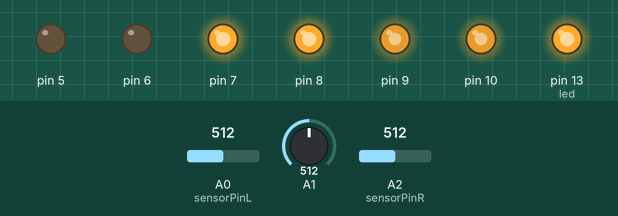
The sketch below on a simulated Arduino Leonardo, built with avr-gcc and run on an emulated ATmega32U4. Shown: output pins drawn as LEDs (lit = HIGH). Dashed ring = blinking. The inputs (shaded band) are chosen by the test bench; at power-on: A1 = 512, A2 (sensorPinR) = 512, A0 (sensorPinL) = 512.

Above: at 4.2 s.
4.3 s: A1 set to 466
5.8 s: A1 set to 435
At 6.85 s:
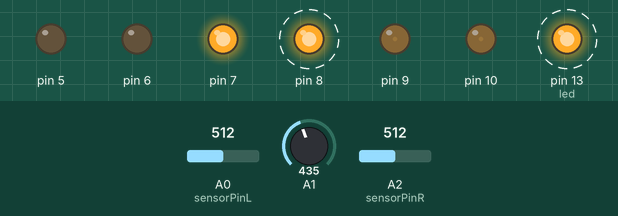
At 8.38 s:
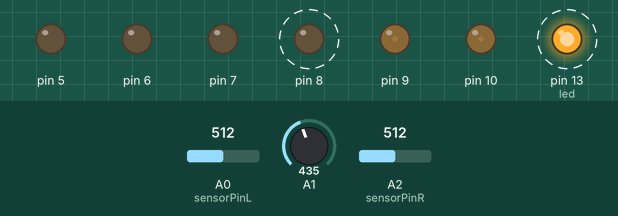
8.8 s: A2 (sensorPinR) set to 960
11.8 s: A2 (sensorPinR) set to 940
At 12.26 s:
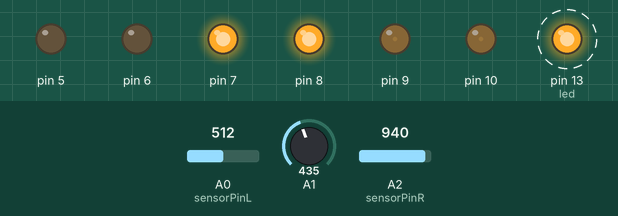
14.8 s: A2 (sensorPinR) set to 969
17.8 s: A0 (sensorPinL) set to 716
Timing chart, 0 to 21.8 s (numbered marks = the images above; inputs shaded):
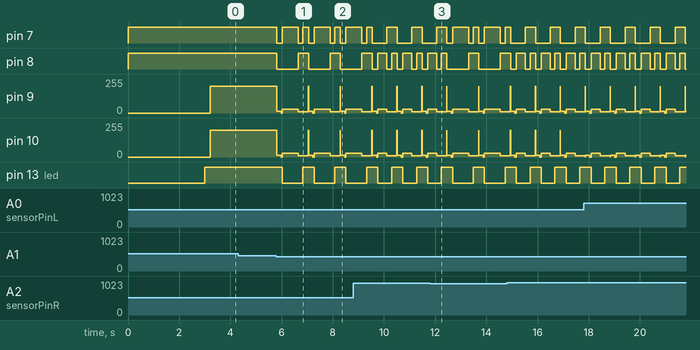

The sketch:

micromouse.ino
```cpp
/* TODO
 *
 ** Implement new sensor scheme
 * Sensors
 *  \/
 * Position control
 *  \/
 * Veocity control
 *
 ** Implement pulse sensor measurements
 ** Implement gyro turn control
 ** Actually use encoders
 ** Use a command queue?
 ** Implement D loop
 */

#define TELEMETRY 1
const uint32_t led = 13;
  // This is the pin that the LED on the board goes on
const uint32_t bMillisDelay = 100;
  // This is the delay that starting would have in order not to damage the motors.
const uint32_t stopDelay = 40;
  // This is the delay that the micromouse takes when it's stopping to make sure that the motors are working correctly
const uint32_t uDelay = 625;
  // This is the delay for taking u-turns.
const uint32_t lDelay = 325;
const uint32_t rDelay = 350;
const uint32_t stopRead = 450;// how it tells whether the wall is right in front of it or not
const uint32_t forwardSpeed = 200; // default forward speed
const uint32_t turnSpeed = 30; // default turning speed
const uint32_t turnRead = 750; // how the front sensor says a turn is done
const uint32_t turnThresholdL = 950; // how the side sensors say that something is a turn
const uint32_t turnThresholdR = 950;
const uint32_t activeBrakeTime = 170;
const uint32_t activeBrakeSpeed = 15;
const uint32_t activeTurnBrakeTime = 180;
const uint32_t activeTurnBrakeSpeed = 10;
const uint32_t sensorPinL = A0;
const uint32_t sensorPinR = A2;

unsigned long lLastMillis;  // We use this variable later on for timed backing up...
#define FORWARD 0 // Define forward so that the operator doesn't get confused about which direction the mouse is headed in.
#define BACKWARD 1 // Same with backward
#include "mctrl.h" // include the class description of the mouse
#include "encodr.h"
#include "fill.h"
enum eStates { eForward = 1, eTurnU = 2, eTurnL = 3, eTurnR = 4 }; // Enumerate the states that the upper finite-state machine can be in
void w8 (const uint32_t w8Time) {
  lLastMillis = millis();
  do {  } while ((millis() - lLastMillis) <= w8Time );
}
void setup() {
  for (uint32_t i = 5; i <= 10; i++) { // use a for loop to init. the pins of the microcontroller
    pinMode (i, OUTPUT);
  }
  pinMode (led, OUTPUT); // init the LED pin correctly
  pinMode (A0, INPUT);  // have the sensors
  pinMode (A1, INPUT);
  pinMode (A2, INPUT);
  pinMode (A5, INPUT);
  pinMode (A6, INPUT);
  pinMode (0, OUTPUT);
  pinMode (1, INPUT);
  pinMode (11, INPUT);
  pinMode (12, INPUT);
  attachInterrupt(11, lMotorInc, CHANGE);
  attachInterrupt(12, rMotorInc, CHANGE);
  delay(1000);
  delay(1000);
  delay(1000); // put a delay here so that the mouse won't go springing off immediately after turning on
#if TELEMETRY
  Serial1.begin(9600);
#endif
}
mCtrl faulhaber(forwardSpeed, FORWARD, 7, 8, 9, 10, bMillisDelay, 10.00, 15);
// this syntax is a little confusing.  so I'll break it down.
/*    default motor speed,
      default motor direction,
      L motor control
      R motor control
      L motor PWM
      R motor PWM
      millisecond delay for soft starts and pid
      P value
      I value
      D value
      initial sensor sample size
*/

// These are calculated encoder counts for wall determination. 220 should be the time that it takes to stop the mouse using delays.
encodr enc(270,200,50);

const char _navRandomness[] = {0x9a, 0x81, 0x47, 0x6b, 0x81, 0xbe, 0xb0, 0xf0,
                               0xdc, 0x18, 0x4f, 0x44, 0x9f, 0x62, 0xe8, 0x5a,
                               0xda, 0x6a, 0x7e, 0x08, 0x18, 0x22, 0x6f, 0x95,
                               0x2e, 0xbc, 0xa3, 0x91, 0x15, 0xa1, 0x9c, 0xfd};

boolean Nav_GetRandomBit() {
	static char seed = 0;
	unsigned char this_ = seed & (8-1);
	unsigned char that = _navRandomness[seed/8];
	++seed;
	this_ >>= that;
	this_ &= 0x01;


	return this_;
}

void loop() {
  static boolean delayed = 0;
  unsigned long time = millis();
  static eStates eState_t; // use enumerated states
  static int inputL = 0;
  static int inputR = 0;
  static boolean enableHoldBack =  0;
  static boolean t = 0;
  while (t == 0) {
 #if TELEMETRY
    Serial1.println("Calibrate!");
 #endif
    faulhaber.calibrateSensors();
    t++;
  }
  boolean stahpLoop = 0;
  uint32_t sensorL = 0;
  uint32_t sensorR = 0;
  switch (eState_t) {
    case eForward:
      digitalWrite(led, HIGH); // we have the LED on for a nice display
      faulhaber.frictionStop(); // we have it stop by the friction generated by the motors
      faulhaber.switchDirection(FORWARD); // in case things before were set to backward or left or something of that sort, we can set things here to whichever side we want (forward).
      faulhaber.changeSpeed(forwardSpeed);
      faulhaber.speedUp(); // soft speedup to get things rolling
      do {
        time = millis();
        delayed = 0;
        sensorL = analogRead(sensorPinL);
        sensorR = analogRead(sensorPinR);
        faulhaber.straightLine(sensorL, sensorR); // use the control algorithm to have things work as they should
        if (enc.cellMark()) {
          Serial1.println("WALL!");
        }
        if (enc.turnOk()) {
          Serial1.println("Turn considered.");
          boolean turnNow = turnNow++;
          if (sensorL > turnThresholdL && turnNow ) {
            stahpLoop = 1;
            enc.forceMark();
            eState_t = eTurnL;
            Serial1.println("TURNING LEFT");
          } else if (sensorR > turnThresholdR && !turnNow ) {
            stahpLoop = 1;
            eState_t = eTurnR;
            enc.forceMark();
            Serial1.println("TURNING RIGHT");
          }
        }
        while (millis() - time < 10) {
          delayed = 1;
        }
        if (!delayed) {
          Serial1.println("Not delayed!");
        }
      } while ((analogRead(A1) > stopRead) && (!stahpLoop)); // When we get close enough to the wall, stop.
      faulhaber.changeSpeed(activeBrakeSpeed);
      faulhaber.layInSpeed();
      faulhaber.switchDirection(BACKWARD);
      w8(activeBrakeTime);
      faulhaber.frictionStop();
      w8(stopDelay);
      if (stahpLoop) {
        stahpLoop = 0;
        Serial1.println("Check.");
        break;
      }
      sensorL = analogRead(A0);
      sensorR = analogRead(A2);
#if TELEMETRY
      Serial1.print("Left ENC: ");
      Serial1.println(enc.lMotorEnc);
      Serial1.print("Right Enc: ");
      Serial1.println(enc.rMotorEnc);
      Serial1.print("Left Sensor: ");
      Serial1.println(sensorL);
      Serial1.print("Right Sensor: ");
      Serial1.println(sensorR);
#endif
      if (sensorL > turnThresholdL && sensorR > turnThresholdR) {
#if TELEMETRY
        Serial1.println("R turn!");
#endif
        eState_t = eTurnR; // After this, we want to be turning 180 degrees
      } else if (sensorR > turnThresholdR) {
#if TELEMETRY
        Serial1.println("Turning Right.");
#endif
        eState_t = eTurnR;
      } else if (sensorL > turnThresholdL) {
#if TELEMETRY
        Serial1.println("Turning Left.");
#endif
        eState_t = eTurnL;
      } else {
        eState_t = eTurnU;
#if TELEMETRY
         Serial1.println("U turn!");
#endif
      }
    break;
    case eTurnU:
      digitalWrite(led, LOW); // Turn the LED off so that we know that it's trying to go backwards
      faulhaber.frictionStop();
      faulhaber.turnAround(0); // make the motor control pins go backward
      faulhaber.changeSpeed(turnSpeed);
      faulhaber.layInSpeed();
      w8(uDelay);
      faulhaber.turnAround(1);
      faulhaber.changeSpeed(activeTurnBrakeSpeed);
      faulhaber.layInSpeed();
      w8(activeTurnBrakeTime);
      eState_t = eForward; // loop to go forward again
      enc.forceMark();
    break;
    case eTurnL:
      digitalWrite(led, LOW);
      faulhaber.frictionStop();
      faulhaber.turnAround(0);
      faulhaber.changeSpeed(turnSpeed);
      faulhaber.layInSpeed();
      w8(lDelay);
      faulhaber.turnAround(1);
      faulhaber.changeSpeed(activeTurnBrakeSpeed);
      faulhaber.layInSpeed();
      w8(activeTurnBrakeTime);
      eState_t = eForward;
      enc.forceMark();
    break;
    case eTurnR:
      digitalWrite(led, LOW);
      faulhaber.frictionStop();
      faulhaber.turnAround(1);
      faulhaber.changeSpeed(turnSpeed);
      faulhaber.layInSpeed();
      w8(rDelay);
      faulhaber.turnAround(0);
      faulhaber.changeSpeed(activeTurnBrakeSpeed);
      faulhaber.layInSpeed();
      w8(activeTurnBrakeTime);
      eState_t = eForward;
      enc.forceMark();
    break;
    default:
      eState_t = eForward;
    break;
  }
}

void lMotorInc() {
  enc.lMotorInc();
}

void rMotorInc() {
  enc.rMotorInc();
}
```

encodr.cpp
```cpp
#include "encodr.h"
#include "Arduino.h"

encodr::encodr(const uint32_t wall, const uint32_t hafwall, const uint32_t wallLimit) {
                                               // set the mouse information into the encoder interface
  this->wallLength = wall;
  this->halfWall = hafwall;
  this->wallLim = wallLimit;
  this->lMotorEnc = 0;
  this->rMotorEnc = 0;

}

void encodr::lMotorInc() {                     // increment left motor
  this->lMotorEnc++;
}

void encodr::rMotorInc() {                     // increment right motor
  this->rMotorEnc++;
}

boolean encodr::cellMark() {
  if (this->lMotorEnc >= wallLength
    && this->rMotorEnc >= wallLength ) {       // mark if greater than or equal to wall length
    this->rMotorEnc = this->rMotorEnc - wallLength;
    this->lMotorEnc = this->lMotorEnc - wallLength;
    return 1;
  }
  return 0;
}


uint32_t encodr::forceMark() {                 // forcibly marks a cell based (usually) on sensor readings
  boolean returnV = 0;
  int32_t lMotorDif = (rMotorEnc-wallLength);
  int32_t rMotorDif = (rMotorEnc-wallLength);
  if (abs(lMotorDif) < wallLim && abs(rMotorDif) < wallLim) {
    returnV = (lMotorDif + rMotorDif)/2;
  }
   this->rMotorEnc = 0;
   this->lMotorEnc = 0;
   return returnV;
}

boolean encodr::turnOk() {                     // makes it okay to turn...
  if ( (abs(rMotorEnc-halfWall) < 10) || (abs(lMotorEnc-halfWall) < 10) ) {
    return 1;
  }
  return 0;
}
```

encodr.h
```cpp
#ifndef encodr_h
#define encodr_h

// Read the .cpp file for an explanation of what this all is.

#include "Arduino.h"

class encodr{
  public:
    boolean cellMark();
    uint32_t forceMark();
    boolean turnOk();
    void lMotorInc();
    void lMotorDec();
    void rMotorInc();
    void rMotorDec();
    encodr(const uint32_t wall, const uint32_t hafwal, const uint32_t wallLimit);
    volatile uint32_t lMotorEnc;
    volatile uint32_t rMotorEnc;
  private:
    uint32_t wallLength;
    uint32_t halfWall;
    uint32_t wallLim;
};

#endif
```

fill.cpp
```cpp
#include "Arduino.h"
#include "fill.h"
//fill::fill() {

//}
```

fill.h
```cpp
#ifndef fill_h
#define fill_h
#include "Arduino.h"
#include "fill.cpp"
#define I_SIZE 16
#define J_SIZE 16
#define STACK_SIZE 128
struct cell_t {
  uint32_t iIndex;
  uint32_t jIndex;
};
class fill{
  public:
    //fill();
    uint32_t decide();
    void wallUp (uint32_t wallConfigLR);
    void wallFront ();
    void turnedLeft();
    void turnedRight();
    void turnedU();
  private:
    uint32_t wall[I_SIZE][J_SIZE];
    uint32_t working[I_SIZE][J_SIZE];
    cell_t stack[STACK_SIZE];
    uint32_t stack_size;
    uint32_t iPlace;
    uint32_t jPlace;
    boolean searched[I_SIZE][J_SIZE];
    void initiate(uint32_t &iPos, uint32_t &jPos);
};
#endif
```

mctrl.h
```cpp
#ifndef mCtrl_h
#define mCtrl_h

#include "Arduino.h"

class mCtrl{
  public:
    mCtrl(const byte iMotorSpeed, const boolean oDirection,
     const byte bMotorLeftPin, const byte bMotorRightPin,
     const byte bMotorLeftPWM, const byte bMotorRightPWM,
     const unsigned long bMillisDelay, const float fP, const byte bSampleSize);
    /*
      as a constructor, we need many values to get everything to work:
      default motor speed, default motor direction
      l motor pin0, l motor pin1, r motor pin0, r motor pin1,
      l motor pwm, r motor pwm, milliseconds to delay for soft starting/stopping and pid,
      proportional constant, integral constant, derivative constant,
      initial sample size
    */
    void straightLine(const uint32_t&, const uint32_t&);                 // use a control algorithm to make everything go straight
    void slowDown();                     // slowdown
    void speedUp();                      // speedup
    void emergencyStop();                // HARD slowdown!  (requires the motor encoders for active braking before implementation)
    void changeSpeed(const byte);        // change the speed "goals"
    void turnLeft();                     // turns one wheel off and uses the other for "soft turns"
    void turnRight();                    // turns one wheel off and uses the other for "soft turns"
    void turnAround(const boolean);
    void switchDirection(const boolean); // only has forward or backward at this time, requires more implementation
    void frictionStop();                 // use the natural friction generated to stop the mouse.  it's not a very elegant way to stop, but it works
    const byte motorSpeedGoal() const;   // calculate the motor speed goal
    const byte motorSpeedAt() const;     // calculate the current motor speed
    void calibrateSensors();             // calibrate sensors
    void setSensorRange(const int lsensorRange, const int rsensorRange);
    void layInSpeed();
  private:
    byte bMotorLeftSpeedGoal;
    byte bMotorRightSpeedGoal;
      // the goal speeds are the speeds that we *want* the motors
    byte bMotorLeftCurrent;
    byte bMotorRightCurrent;
      // the current speeds are where the motors are set at for now
    boolean oDirection;
      // the direction of course is the direction in which the mouse is going
    byte bMotorLeftPin;
    byte bMotorRightPin;
      // these pins determine the rotational direction of the motors
    byte bMotorLeftPWM;
    byte bMotorRightPWM;
      // these pins are for the speed control of the motors
    unsigned long bMillisDelay;
      // this is for the delay between speed steps
    unsigned int leftSensorCalibrate;
    unsigned int rightSensorCalibrate;
      // this is for the calibrated sensor values
    float fP;
      // These are floating point values that determine how the PID control works.
    byte bSampleSize;
      // so we know how many samples to take at the beginning
    int lSensorPIDIgnore;
    int rSensorPIDIgnore;
};
#endif
```

Source omitted: mctrl.cpp (10254 bytes)

Measured:
- the behaviour switches between 451 and 450 on A1 (found by bisection; images 0 and 1)
- after the input at 4.3 s, every drawn part: stays the same
- after the input at 5.8 s, pin 7: HIGH → LOW at once, then repeats every 1.2 s: HIGH 0.63 s, LOW 0.18 s, HIGH 0.22 s, LOW 0.22 s; pin 8: alternates HIGH for 0.40 s and LOW for 0.85 s, starting at once
- after the input at 11.8 s, pin 13 (led): LOW → HIGH after 1.7 s, → LOW 0.44 s later
